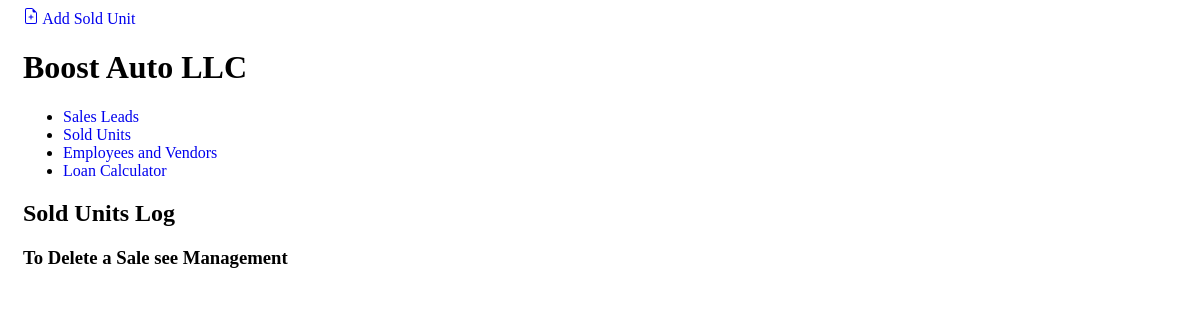
/sold_units/ (signed in), run on an earlier commit of the app's database.
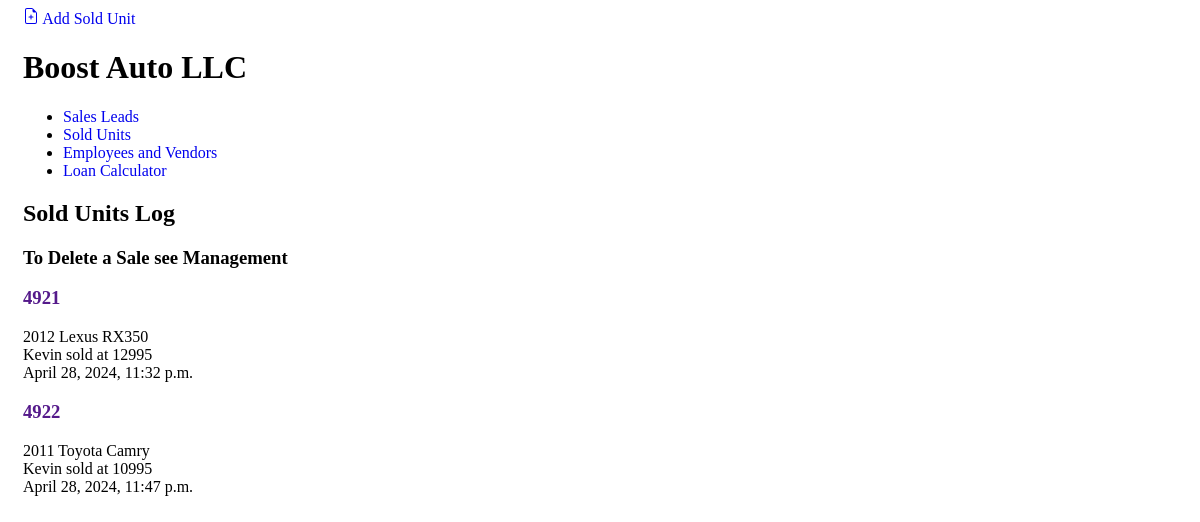
And on a later commit of the database.
### sold_units/models.py (models this page shows, shortened)
class SoldUnits(models.Model):
    author = models.ForeignKey(settings.AUTH_USER_MODEL, on_delete=models.CASCADE)
    Inventory = models.CharField(max_length=200)
    Year_Make_Model = models.CharField(max_length=200)
    comments = models.TextField(default='Customer Request')
    published_date = models.DateTimeField(blank=True, null=True)

### sold_units/views.py (the view)
# urls.py: path('', views.sold_units_list, name='sold_units_list'),
@login_required
def sold_units_list(request):
    sold = SoldUnits.objects.filter(published_date__lte=timezone.now()).order_by('published_date')
    return render(request, 'sold_units/sold_units_list.html', {'sold':sold})

### sold_units/templates/sold_units/sold_units_list.html
{% extends 'sold_units/base.html' %}
    {% block content %}
    <h2>Sold Units Log</h2>
    <h3>To Delete a Sale see Management</h3>
    {% for sale in sold %}
        <article>
            <h3><a href="">{{ sale.Inventory }} </a></h3>
            <p>{{ sale.Year_Make_Model }}</p>
            <p>{{ sale.comments }}</p>
            <time>{{ sale.published_date }}</time>
        </article>
    {% endfor %}
    {% endblock %}

### sold_units/templates/sold_units/base.html (shortened to what this page needs)
{% load static %}
<!DOCTYPE html>
<html lang="en">
<head>
<link rel="stylesheet" href="{% static 'css/sales.css' %}">
</head>
<body>
    <header>
        <div class="container">
            <a href="{% url 'sold_new' %}" class="top-menu">
                {% include './icons/file-earmark-plus.svg' %} Add Sold Unit
            </a>
        <h1><a href="/">Boost Auto LLC</a></h1>
    </div>
        <ul>
            <li><a href="{% url 'sales_lead_list' %}">Sales Leads</a></li>
            <li><a href="{% url 'sold_units_list' %}">Sold Units</a></li>
            <li><a href="{% url 'employees_vendors_list' %}">Employees and Vendors</a></li>
            <li><a href="{% url 'loan_calc' %}">Loan Calculator</a></li>
          </ul>
    </header>
<main>
    <div>
        {% block content %}
        {% endblock %}
    </div>
</main>
</body>
</html>

### staticfiles/css/sales.css (style rules this page uses)
h1 a { color: #000000; }
body { padding-left: 15px; }
a:link { text-decoration: none; }
p { margin: 0; padding: 0; }

What changed in the data, as far as the page shows it:
added SoldUnits: Inventory "4921", Year_Make_Model "2012 Lexus RX350", comments "Kevin sold at 12995", published_date "April 28, 2024, 11:32 p.m."
added SoldUnits: Inventory "4922", Year_Make_Model "2011 Toyota Camry", comments "Kevin sold at 10995", published_date "April 28, 2024, 11:47 p.m."
